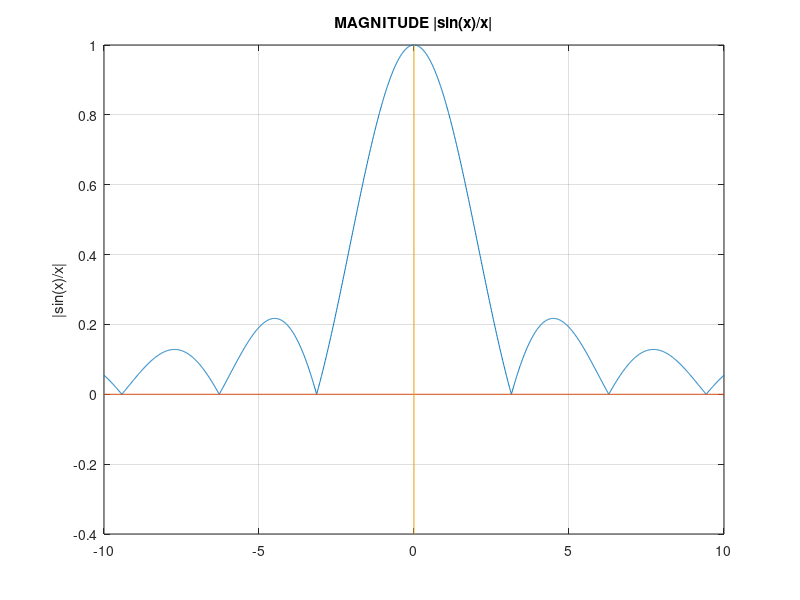

Recreate this plot in MATLAB.
%EET 327L
%DIAMELA DUVERGE E.
%LAB 1b plot |sin(x)/x|
clf
x= -10 :.01: 10;
y= abs(sin(x)./x);
plot (x,y)
hold on
plot ([-10,10],[0,0],[0,0],[-0.4,1])
hold on
grid
ylabel ('|sin(x)/x|');
title ('MAGNITUDE |sin(x)/x|');
